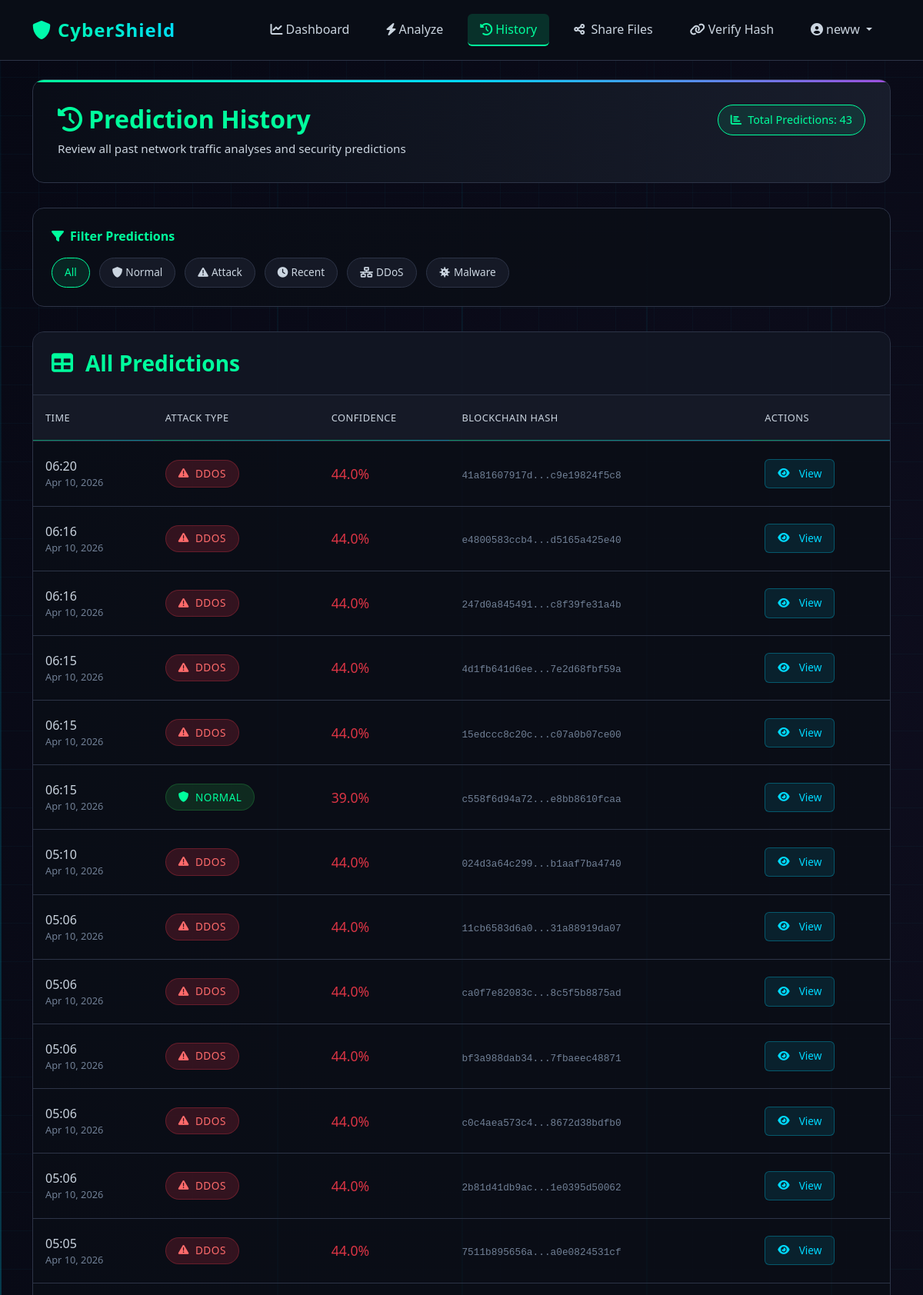
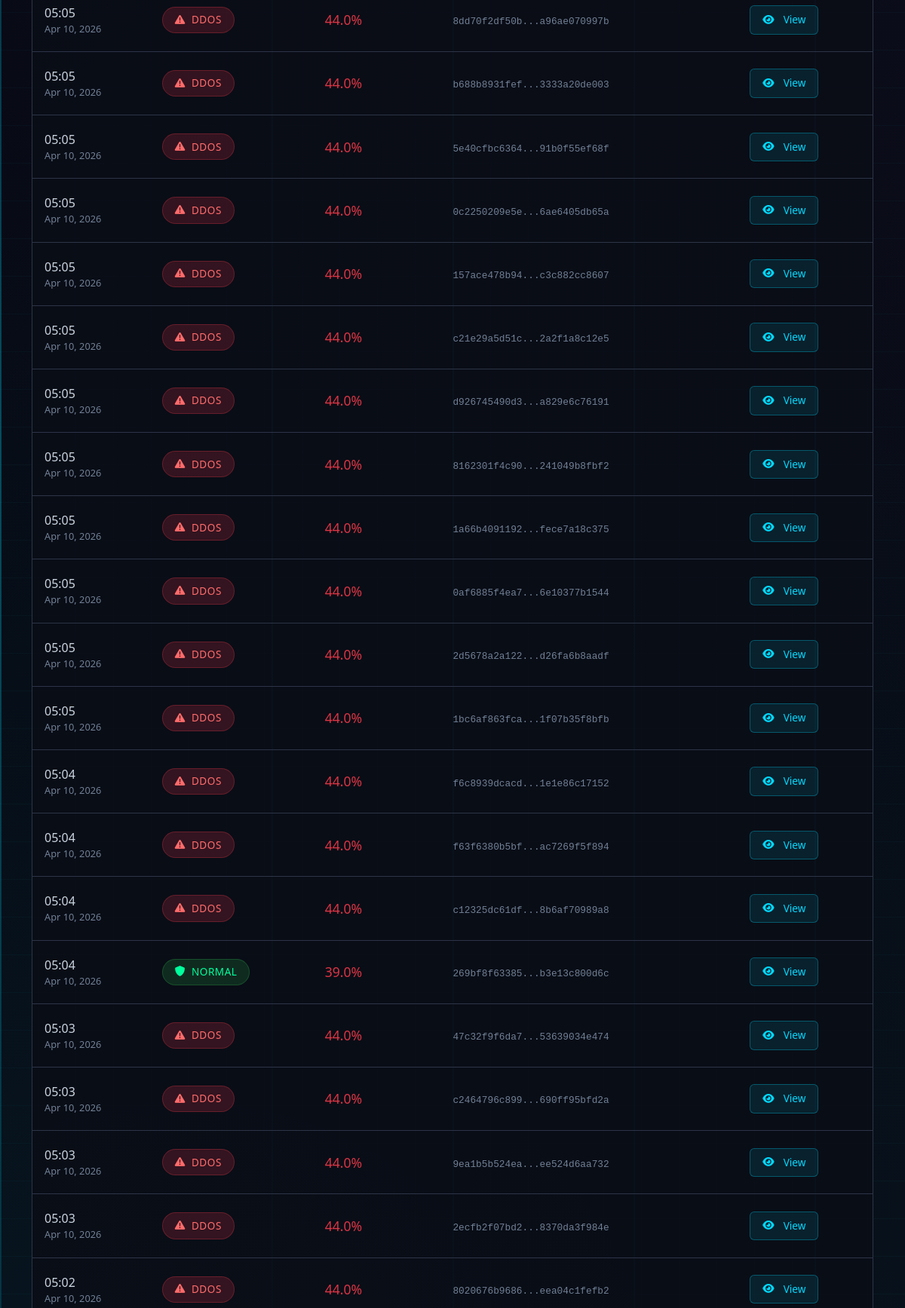
The app's page /history (signed in, upper part) with its own data (2 pictures, top to bottom).
### app.py (models this page shows)
class User(db.Model, UserMixin):
    id = db.Column(db.Integer, primary_key=True)
    username = db.Column(db.String(80), unique=True, nullable=False)
    email = db.Column(db.String(120), unique=True, nullable=False)
    password = db.Column(db.String(256), nullable=False)
    email_notifications = db.Column(db.Boolean, default=True)
    min_confidence_for_email = db.Column(db.Float, default=70.0)
    created_at = db.Column(db.DateTime, default=datetime.utcnow)
    predictions = db.relationship('Prediction', backref='user', lazy=True)
    notifications = db.relationship('Notification', backref='user', lazy=True)
    sent_messages = db.relationship('SharedMessage', backref='sender', lazy=True, foreign_keys='SharedMessage.sender_id')

class Prediction(db.Model):
    id = db.Column(db.Integer, primary_key=True)
    user_id = db.Column(db.Integer, db.ForeignKey('user.id'), nullable=False)
    input_data = db.Column(db.Text, nullable=False)
    prediction = db.Column(db.String(100), nullable=False)
    confidence = db.Column(db.Float, default=0.0)
    blockchain_hash = db.Column(db.String(64), nullable=False, unique=True)
    report_sent = db.Column(db.Boolean, default=False)
    suggestions = db.Column(db.Text)
    prevention_measures = db.Column(db.Text)
    converted_data = db.Column(db.Text)
    created_at = db.Column(db.DateTime, default=datetime.utcnow)

### app.py (the view)
@app.route('/history')
@login_required
def history():
    predictions = Prediction.query.filter_by(user_id=current_user.id)\
        .order_by(Prediction.created_at.desc()).all()
    return render_template('history.html', predictions=predictions)

### app.py (called while the page is built)
@login_manager.user_loader
def load_user(user_id):
    return User.query.get(int(user_id))

@app.context_processor
def utility_processor():
    def get_current_datetime():
        return datetime.now().strftime('%H:%M %d-%m-%Y')
    def get_unread_count():
        if current_user.is_authenticated:
            return Notification.query.filter_by(user_id=current_user.id, read=False).count()
        return 0
    return dict(
        get_current_datetime=get_current_datetime,
        get_unread_count=get_unread_count,
        SharedMessage=SharedMessage
    )

### templates/history.html (shortened to what this page needs)
{% extends "base.html" %}
{% block content %}
<div class="history-container">
    <div class="history-header">
        <h2><i class="fas fa-history me-2"></i>Prediction History</h2>
        <p>Review all past network traffic analyses and security predictions</p>
        <div class="history-stats">
            <i class="fas fa-chart-bar"></i>
            <span>Total Predictions: {{ predictions|length }}</span>
        </div>
    </div>
    <div class="filters-card">
        <div class="filters-header">
            <i class="fas fa-filter"></i>
            Filter Predictions
        </div>
        <div class="filter-buttons">
            <button class="filter-btn active" onclick="filterPredictions('all')">All</button>
            <button class="filter-btn" onclick="filterPredictions('normal')">
                <i class="fas fa-shield-alt me-1"></i>Normal
            </button>
            <button class="filter-btn" onclick="filterPredictions('attack')">
                <i class="fas fa-exclamation-triangle me-1"></i>Attack
            </button>
            <button class="filter-btn" onclick="filterPredictions('recent')">
                <i class="fas fa-clock me-1"></i>Recent
            </button>
            <button class="filter-btn" onclick="filterPredictions('ddos')">
                <i class="fas fa-network-wired me-1"></i>DDoS
            </button>
            <button class="filter-btn" onclick="filterPredictions('malware')">
                <i class="fas fa-virus me-1"></i>Malware
            </button>
        </div>
    </div>
    {% if predictions %}
    <div class="cyber-history-table">
        <div class="table-header">
            <h3><i class="fas fa-table me-2"></i>All Predictions</h3>
        </div>
        <div class="table-container">
            <table class="cyber-table">
                <thead>
                    <tr>
                        <th>Time</th>
                        <th>Attack Type</th>
                        <th>Confidence</th>
                        <th>Blockchain Hash</th>
                        <th>Actions</th>
                    </tr>
                </thead>
                <tbody id="predictionsTable">
                    {% for pred in predictions %}
                    <tr data-prediction="{{ pred.prediction|lower }}" data-id="{{ pred.id }}">
                        <td>
                            <div style="color: var(--cyber-text-light); font-weight: 500;">
                                {{ pred.created_at.strftime('%H:%M') }}
                            </div>
                            <div style="color: var(--cyber-text-dark); font-size: 0.8rem;">
                                {{ pred.created_at.strftime('%b %d, %Y') }}
                            </div>
                        </td>
                        <td>
                            <span class="status-badge {% if pred.prediction == 'Normal' %}status-normal{% else %}status-attack{% endif %}">
                                {% if pred.prediction == 'Normal' %}
                                    <i class="fas fa-shield-alt"></i>
                                {% else %}
                                    <i class="fas fa-exclamation-triangle"></i>
                                {% endif %}
                                {{ pred.prediction }}
                            </span>
                        </td>
                        <td>
                            <div style="color: {% if pred.confidence > 80 %}#28a745{% elif pred.confidence > 60 %}#ffc107{% else %}#dc3545{% endif %}; font-weight: 500; font-size: 1.1rem;">
                                {{ "%.1f"|format(pred.confidence) }}%
                            </div>
                        </td>
                        <td class="hash-cell">
                            <span class="hash-display" title="{{ pred.blockchain_hash }}">
                                {{ pred.blockchain_hash[:12] }}...{{ pred.blockchain_hash[-12:] }}
                            </span>
                        </td>
                        <td>
                            <button class="action-btn" onclick="viewDetails('{{ pred.id }}')">
                                <i class="fas fa-eye me-1"></i>View
                            </button>
                        </td>
                    </tr>
                    {% endfor %}
                </tbody>
            </table>
        </div>
    </div>
    {% endif %}
</div>
{% endblock %}

### templates/base.html (shortened to what this page needs)
<!DOCTYPE html>
<html lang="en">
<head>
    <link href="https://cdn.jsdelivr.net/npm/bootstrap@5.1.3/dist/css/bootstrap.min.css" rel="stylesheet">
    <link rel="stylesheet" href="https://cdnjs.cloudflare.com/ajax/libs/font-awesome/6.0.0/css/all.min.css">
    <link rel="stylesheet" href="{{ url_for('static', filename='css/style.css') }}">
</head>
<body>
    <div class="data-stream"></div>
    <nav class="navbar navbar-expand-lg navbar-dark">
        <div class="container">
            <a class="navbar-brand" href="{{ url_for('index') }}">
                <i class="fas fa-shield-alt me-2"></i>CyberShield
            </a>
            <div class="collapse navbar-collapse" id="navbarNav">
                <ul class="navbar-nav ms-auto">
                    {% if current_user.is_authenticated %}
                        <li class="nav-item">
                            <a class="nav-link {% if request.path == url_for('dashboard') %}active{% endif %}"
                               href="{{ url_for('dashboard') }}">
                                <i class="fas fa-chart-line me-1"></i>Dashboard
                            </a>
                        </li>
                        <li class="nav-item">
                            <a class="nav-link {% if request.path == url_for('predict') %}active{% endif %}"
                               href="{{ url_for('predict') }}">
                                <i class="fas fa-bolt me-1"></i>Analyze
                            </a>
                        </li>
                        <li class="nav-item">
                            <a class="nav-link {% if request.path == url_for('history') %}active{% endif %}"
                               href="{{ url_for('history') }}">
                                <i class="fas fa-history me-1"></i>History
                            </a>
                        </li>
                        <li>
                        <a class="nav-link {% if request.path == url_for('file_share') %}active{% endif %}"
                           href="{{ url_for('file_share') }}">
                                <i class="fas fa-share-alt me-1"></i> Share Files
                        </a>
                        </li>
                                        <li class="nav-item">
                            <a class="nav-link {% if request.path == url_for('verify_hash') %}active{% endif %}"
                               href="{{ url_for('verify_hash') }}">
                                <i class="fas fa-link me-1"></i>Verify Hash
                            </a>
                        </li>
                        <li class="nav-item dropdown">
                            <a class="nav-link dropdown-toggle" href="#" id="navbarDropdown" role="button"
                               data-bs-toggle="dropdown" aria-expanded="false">
                                <i class="fas fa-user-circle me-1"></i>{{ current_user.username }}
                            </a>
                        </li>
                    {% endif %}
                </ul>
            </div>
        </div>
    </nav>
    <main class="container mt-4">
        {% block content %}{% endblock %}
    </main>
</body>
</html>

### static/css/style.css (style rules this page uses)
body { background-color: #f8f9fa; font-family: 'Segoe UI', Tahoma, Geneva, Verdana, sans-serif; }
.navbar-brand { font-weight: bold; font-size: 1.5rem; }

### templates/base.html (style rules this page uses)
:root { --cyber-dark: #0a0e17; --cyber-darker: #050811; --cyber-neon-green: #00ff9d; --cyber-neon-blue: #00d9ff; --cyber-neon-purple: #9d4edd; --cyber-gray: #1a1f2e; --cyber-light-gray: #2d3447; --cyber-card-bg: rgba(10, 14, 23, 0.9); --cyber-text-light: #cbd5e0; --cyber-text-dark: #718096; }
body { background: linear-gradient(135deg, var(--cyber-darker) 0%, var(--cyber-dark) 100%); color: var(--cyber-text-light); min-height: 100vh; position: relative; overflow-x: hidden; }
body::before { content: ''; position: fixed; top: 0; left: 0; right: 0; bottom: 0; background: radial-gradient(circle at 20% 80%, rgba(0, 217, 255, 0.05) 0%, transparent 50%), radial-gradient(circle at 80% 20%, rgba(157, 78, 221, 0.05) 0%, transparent 50%); z-index: -1; }
.navbar { background: rgba(10, 14, 23, 0.95) !important; backdrop-filter: blur(10px); border-bottom: 1px solid var(--cyber-light-gray); padding: 1rem 0; }
.navbar-brand { font-size: 1.5rem; font-weight: 700; background: linear-gradient(45deg, var(--cyber-neon-green), var(--cyber-neon-blue)); -webkit-background-clip: text; -webkit-text-fill-color: transparent; letter-spacing: 1px; }
.nav-link { color: var(--cyber-text-light) !important; font-weight: 500; margin: 0 0.5rem; padding: 0.5rem 1rem !important; border-radius: 6px; transition: all 0.3s ease; }
.nav-link.active { color: var(--cyber-neon-green) !important; background: rgba(0, 255, 157, 0.15); border-bottom: 2px solid var(--cyber-neon-green); }
.container { position: relative; z-index: 1; }
.data-stream { position: fixed; width: 2px; height: 100%; background: linear-gradient(transparent, var(--cyber-neon-blue), transparent); animation: dataFlow 3s linear infinite; opacity: 0.3; z-index: 0; }

### records on screen
User: username "neww"
Prediction: created_at "06:20", created_at "Apr 10, 2026", prediction "DDOS", confidence "44.0", blockchain_hash "41a81607917d", blockchain_hash "c9e19824f5c8"
Prediction: created_at "06:16", created_at "Apr 10, 2026", prediction "DDOS", confidence "44.0", blockchain_hash "e4800583ccb4", blockchain_hash "d5165a425e40"
Prediction: created_at "06:16", created_at "Apr 10, 2026", prediction "DDOS", confidence "44.0", blockchain_hash "247d0a845491", blockchain_hash "c8f39fe31a4b"
Prediction: created_at "06:15", created_at "Apr 10, 2026", prediction "DDOS", confidence "44.0", blockchain_hash "4d1fb641d6ee", blockchain_hash "7e2d68fbf59a"
Prediction: created_at "06:15", created_at "Apr 10, 2026", prediction "DDOS", confidence "44.0", blockchain_hash "15edccc8c20c", blockchain_hash "c07a0b07ce00"
Prediction: created_at "06:15", created_at "Apr 10, 2026", prediction "NORMAL", confidence "39.0", blockchain_hash "c558f6d94a72", blockchain_hash "e8bb8610fcaa"
Prediction: created_at "05:10", created_at "Apr 10, 2026", prediction "DDOS", confidence "44.0", blockchain_hash "024d3a64c299", blockchain_hash "b1aaf7ba4740"
Prediction: created_at "05:06", created_at "Apr 10, 2026", prediction "DDOS", confidence "44.0", blockchain_hash "11cb6583d6a0", blockchain_hash "31a88919da07"
Prediction: created_at "05:06", created_at "Apr 10, 2026", prediction "DDOS", confidence "44.0", blockchain_hash "ca0f7e82083c", blockchain_hash "8c5f5b8875ad"
Prediction: created_at "05:06", created_at "Apr 10, 2026", prediction "DDOS", confidence "44.0", blockchain_hash "bf3a988dab34", blockchain_hash "7fbaeec48871"
Prediction: created_at "05:06", created_at "Apr 10, 2026", prediction "DDOS", confidence "44.0", blockchain_hash "c0c4aea573c4", blockchain_hash "8672d38bdfb0"
Prediction: created_at "05:06", created_at "Apr 10, 2026", prediction "DDOS", confidence "44.0", blockchain_hash "2b81d41db9ac", blockchain_hash "1e0395d50062"
Prediction: created_at "05:05", created_at "Apr 10, 2026", prediction "DDOS", confidence "44.0", blockchain_hash "7511b895656a", blockchain_hash "a0e0824531cf"
Prediction: created_at "05:05", created_at "Apr 10, 2026", prediction "DDOS", confidence "44.0", blockchain_hash "8dd70f2df50b", blockchain_hash "a96ae070997b"
Prediction: created_at "05:05", created_at "Apr 10, 2026", prediction "DDOS", confidence "44.0", blockchain_hash "b688b8931fef", blockchain_hash "3333a20de003"
Prediction: created_at "05:05", created_at "Apr 10, 2026", prediction "DDOS", confidence "44.0", blockchain_hash "5e40cfbc6364", blockchain_hash "91b0f55ef68f"
Prediction: created_at "05:05", created_at "Apr 10, 2026", prediction "DDOS", confidence "44.0", blockchain_hash "0c2250209e5e", blockchain_hash "6ae6405db65a"
Prediction: created_at "05:05", created_at "Apr 10, 2026", prediction "DDOS", confidence "44.0", blockchain_hash "157ace478b94", blockchain_hash "c3c882cc8607"
Prediction: created_at "05:05", created_at "Apr 10, 2026", prediction "DDOS", confidence "44.0", blockchain_hash "c21e29a5d51c", blockchain_hash "2a2f1a8c12e5"
Prediction: created_at "05:05", created_at "Apr 10, 2026", prediction "DDOS", confidence "44.0", blockchain_hash "d926745490d3", blockchain_hash "a829e6c76191"
Prediction: created_at "05:05", created_at "Apr 10, 2026", prediction "DDOS", confidence "44.0", blockchain_hash "8162301f4c90", blockchain_hash "241049b8fbf2"
Prediction: created_at "05:05", created_at "Apr 10, 2026", prediction "DDOS", confidence "44.0", blockchain_hash "1a66b4091192", blockchain_hash "fece7a18c375"
Prediction: created_at "05:05", created_at "Apr 10, 2026", prediction "DDOS", confidence "44.0", blockchain_hash "0af6885f4ea7", blockchain_hash "6e10377b1544"
Prediction: created_at "05:05", created_at "Apr 10, 2026", prediction "DDOS", confidence "44.0", blockchain_hash "2d5678a2a122", blockchain_hash "d26fa6b8aadf"
Prediction: created_at "05:05", created_at "Apr 10, 2026", prediction "DDOS", confidence "44.0", blockchain_hash "1bc6af863fca", blockchain_hash "1f07b35f8bfb"
Prediction: created_at "05:04", created_at "Apr 10, 2026", prediction "DDOS", confidence "44.0", blockchain_hash "f6c8939dcacd", blockchain_hash "1e1e86c17152"
Prediction: created_at "05:04", created_at "Apr 10, 2026", prediction "DDOS", confidence "44.0", blockchain_hash "f63f6380b5bf", blockchain_hash "ac7269f5f894"
Prediction: created_at "05:04", created_at "Apr 10, 2026", prediction "DDOS", confidence "44.0", blockchain_hash "c12325dc61df", blockchain_hash "8b6af70989a8"
Prediction: created_at "05:04", created_at "Apr 10, 2026", prediction "NORMAL", confidence "39.0", blockchain_hash "269bf8f63385", blockchain_hash "b3e13c800d6c"
Prediction: created_at "05:03", created_at "Apr 10, 2026", prediction "DDOS", confidence "44.0", blockchain_hash "47c32f9f6da7", blockchain_hash "53639034e474"
Prediction: created_at "05:03", created_at "Apr 10, 2026", prediction "DDOS", confidence "44.0", blockchain_hash "c2464796c899", blockchain_hash "690ff95bfd2a"
Prediction: created_at "05:03", created_at "Apr 10, 2026", prediction "DDOS", confidence "44.0", blockchain_hash "9ea1b5b524ea", blockchain_hash "ee524d6aa732"
Prediction: created_at "05:03", created_at "Apr 10, 2026", prediction "DDOS", confidence "44.0", blockchain_hash "2ecfb2f07bd2", blockchain_hash "8370da3f984e"
Prediction: created_at "05:02", created_at "Apr 10, 2026", prediction "DDOS", confidence "44.0", blockchain_hash "8020676b9686", blockchain_hash "eea04c1fefb2"

### other values on screen
{{ predictions|length }} "43"
